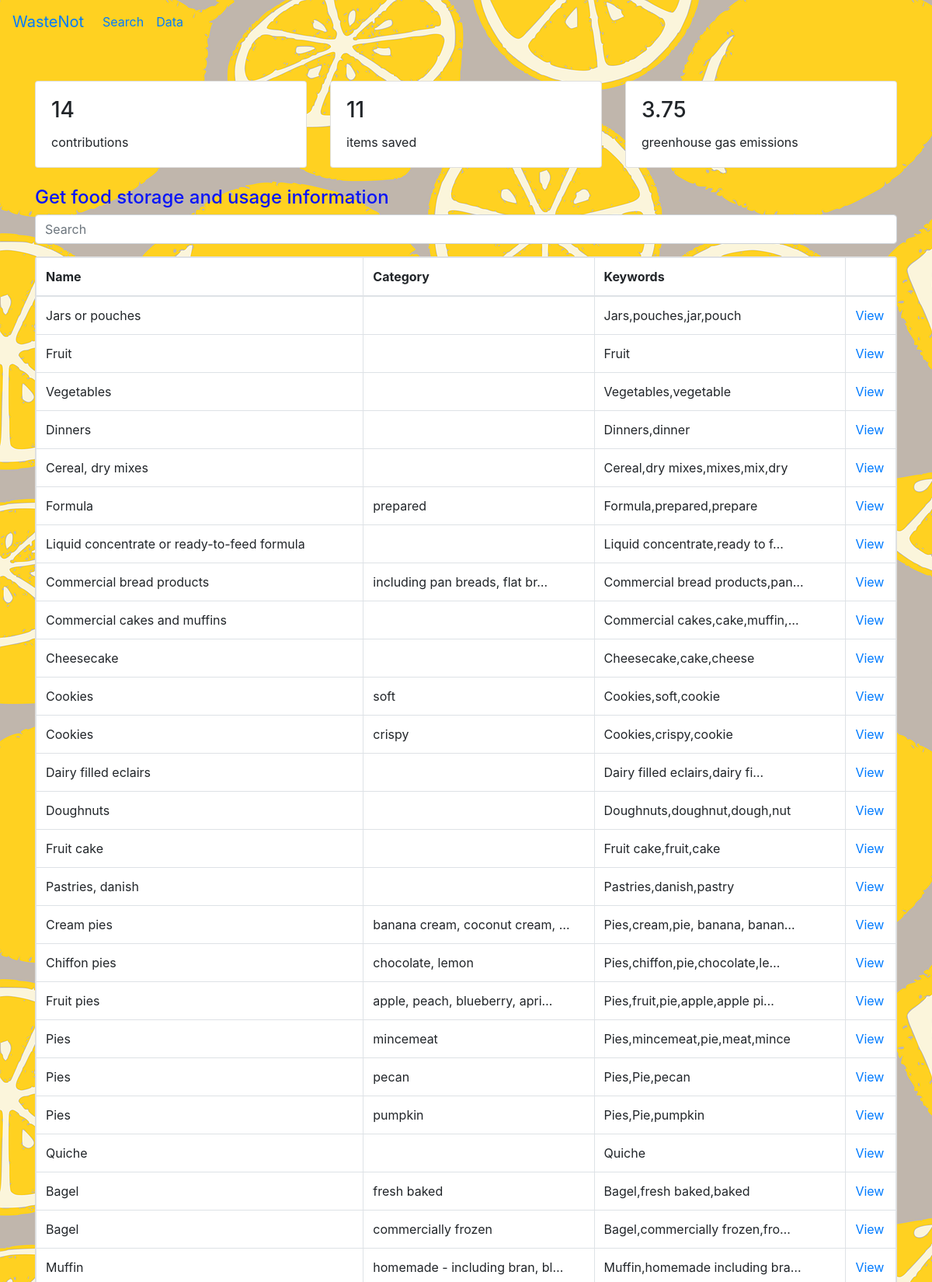
The app's page /food-tracker/ (upper part) with its own data.
### apps/tracker/models.py (models this page shows, shortened)
class FoodAdvice(models.Model):
    RECOMMEND = (
        ('Yes', 'Yes'),
        ('No', 'No')
    )
    food_id = models.CharField(max_length=10)
    category_name = models.CharField(max_length=100, null=True)
    name = models.CharField(max_length=100)
    name_subtitle = models.CharField(max_length=100, null=True)
    keywords = models.CharField(max_length=300, null=True)
    pantry_max_days = models.CharField(max_length=100)
    pantry_tips = models.CharField(max_length=300)
    fridge_needed = models.CharField(max_length=5, null=True, choices=RECOMMEND)
    refrigerate_max_days = models.PositiveIntegerField(null=True)
    refrigerate_ao_max_days = models.PositiveIntegerField(null=True)
    refrigerate_tips = models.CharField(max_length=300)
    freeze_recommended = models.CharField(max_length=5, null=True, choices=RECOMMEND)
    compost = models.CharField(max_length=10)
    food_waste_index = models.CharField(max_length=100)

### apps/tracker/views.py (the view)
# urls.py: path('food-tracker/', views.food_tracker, name='food_tracker'),
def food_tracker(request):
    food_tracker = FoodAdvice.objects.all()
    return render(request, 'tracker/tracker.html', {'food_tracker': food_tracker})

### apps/tracker/templatetags/tags.py (called while the page is built)
@register.simple_tag
def metric_contributions(request):
    upcycled_count = FoodHistory.objects.filter(eaten='upcycled').count()
    thrown_count = FoodHistory.objects.filter(eaten='thrown_away').count()
    contributions = upcycled_count + thrown_count # contributions to website, not eg donations
    return contributions

@register.simple_tag
def metric_emissions(request):
    thrown_count = FoodHistory.objects.filter(eaten='thrown_away').count()
    emissions = 0.5 * 2.5 * thrown_count # assume 0.5kg per item, 2.5kg CO2 saved per kg
    return emissions

@register.simple_tag
def metric_items_saved(request):
    upcycled_count = FoodHistory.objects.filter(eaten='upcycled').count()
    return upcycled_count

### apps/tracker/templates/tracker/tracker.html (shortened to what this page needs)
<!DOCTYPE html>
<html>
<head>
    <link rel="stylesheet" href="https://maxcdn.bootstrapcdn.com/bootstrap/4.5.2/css/bootstrap.min.css">
</head>
<body>
    {% extends "tracker/base.html" %}
    {% block content %}
    <div class = "container">
        <div class = "row">
            <div class="col-md-12">
            <h4><font color = "#0915F6">Get food storage and usage information</h4></font>
            <form method="get">
                <div class="form-group">
                    <input type="text" id="searchInput" class="form-control" placeholder="Search">
                </div>
            </form>
            <div class = "card">
        <table class="table table-bordered table-responsive-lg">
            <thead>
                <tr>
                    <th>Name</th>
                    <th>Category</th>
                    <th>Keywords</th>
                    <th> </th>
                </tr>
            </thead>
            <tbody>
                {% if food_tracker %}
                {% for food in food_tracker %}
                    <tr>
                        <td>{{ food.name }}</td>
                        <td>{{ food.name_subtitle | truncatechars:30 }}</td>
                        <td >{{ food.keywords | truncatechars:30 }}</td>
                        <td><a href ="{% url 'food_advice' food.id %}">View</a></td>
                    </tr>
                {% endfor %}
            {% else %}
                <tr>
                    <td colspan="2">No food purchases available.</td>
                </tr>
            {% endif %}
            </tbody>
            </table>
            </div>
            </div>
         </div>
</div>
{% endblock %}

### apps/tracker/static/css/main.css (style rules this page uses)
body { background-image: url('/static/img/lemons.png'); background-repeat: repeat-y; }

### records on screen
FoodAdvice: name "Jars or pouches", keywords "Jars,pouches,jar,pouch"
FoodAdvice: name "Fruit", keywords "Fruit"
FoodAdvice: name "Vegetables", keywords "Vegetables,vegetable"
FoodAdvice: name "Dinners", keywords "Dinners,dinner"
FoodAdvice: name "Cereal, dry mixes", keywords "Cereal,dry mixes,mixes,mix,dry"
FoodAdvice: name "Formula", name_subtitle "prepared", keywords "Formula,prepared,prepare"
FoodAdvice: name "Liquid concentrate or ready-to-feed formula", keywords "Liquid concentrate,ready to f…"
FoodAdvice: name "Commercial bread products", name_subtitle "including pan breads, flat br…", keywords "Commercial bread products,pan…"
FoodAdvice: name "Commercial cakes and muffins", keywords "Commercial cakes,cake,muffin,…"
FoodAdvice: name "Cheesecake", keywords "Cheesecake,cake,cheese"
FoodAdvice: name "Cookies", name_subtitle "soft", keywords "Cookies,soft,cookie"
FoodAdvice: name "Cookies", name_subtitle "crispy", keywords "Cookies,crispy,cookie"
FoodAdvice: name "Dairy filled eclairs", keywords "Dairy filled eclairs,dairy fi…"
FoodAdvice: name "Doughnuts", keywords "Doughnuts,doughnut,dough,nut"
FoodAdvice: name "Fruit cake", keywords "Fruit cake,fruit,cake"
FoodAdvice: name "Pastries, danish", keywords "Pastries,danish,pastry"
FoodAdvice: name "Cream pies", name_subtitle "banana cream, coconut cream, …", keywords "Pies,cream,pie, banana, banan…"
FoodAdvice: name "Chiffon pies", name_subtitle "chocolate, lemon", keywords "Pies,chiffon,pie,chocolate,le…"
FoodAdvice: name "Fruit pies", name_subtitle "apple, peach, blueberry, apri…", keywords "Pies,fruit,pie,apple,apple pi…"
FoodAdvice: name "Pies", name_subtitle "mincemeat", keywords "Pies,mincemeat,pie,meat,mince"
FoodAdvice: name "Pies", name_subtitle "pecan", keywords "Pies,Pie,pecan"
FoodAdvice: name "Pies", name_subtitle "pumpkin", keywords "Pies,Pie,pumpkin"
FoodAdvice: name "Quiche", keywords "Quiche"
FoodAdvice: name "Bagel", name_subtitle "fresh baked", keywords "Bagel,fresh baked,baked"
FoodAdvice: name "Bagel", name_subtitle "commercially frozen", keywords "Bagel,commercially frozen,fro…"
FoodAdvice: name "Muffin", name_subtitle "homemade - including bran, bl…", keywords "Muffin,homemade including bra…"
